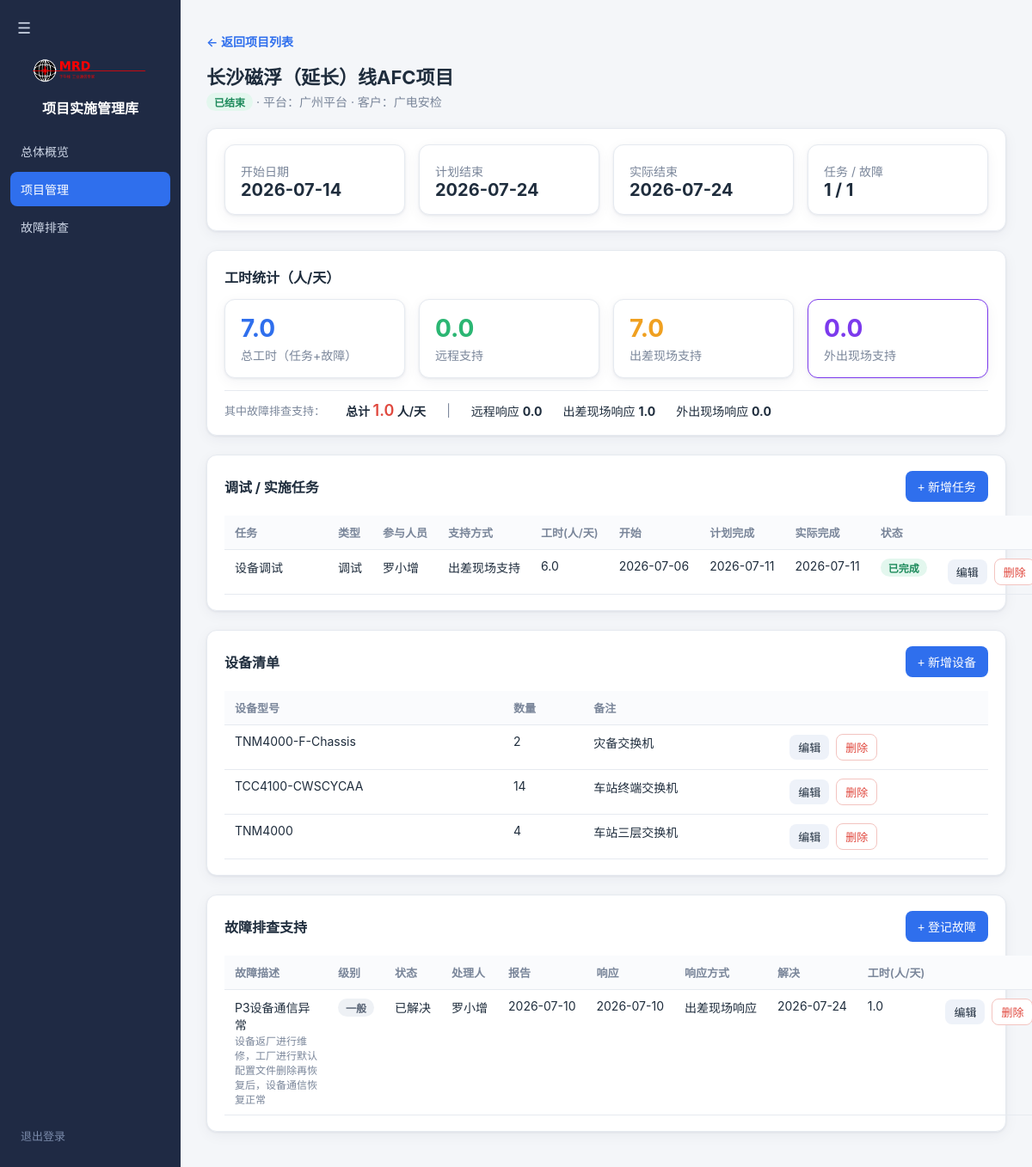
Screenshot of /project/3 (signed in) with the database file from the repository.
### tables this page shows
CREATE TABLE projects (
            id            INTEGER PRIMARY KEY AUTOINCREMENT,
            name          TEXT NOT NULL,
            customer      TEXT,
            manager       TEXT,
            platform      TEXT,
            status        TEXT NOT NULL DEFAULT '未开始',
            start_date    TEXT,
            plan_end_date TEXT,
            actual_end_date TEXT,
            description   TEXT,
            created_at    TEXT DEFAULT (datetime('now','localtime'))
        );

CREATE TABLE tasks (
            id            INTEGER PRIMARY KEY AUTOINCREMENT,
            project_id    INTEGER NOT NULL,
            title         TEXT NOT NULL,
            category      TEXT DEFAULT '实施',
            assignee      TEXT,
            start_date    TEXT,
            plan_end_date TEXT,
            actual_end_date TEXT,
            status        TEXT DEFAULT '待开始',
            note          TEXT,
            created_at    TEXT DEFAULT (datetime('now','localtime')), support_mode TEXT DEFAULT '远程支持', work_hours REAL DEFAULT 0,
            FOREIGN KEY (project_id) REFERENCES projects(id) ON DELETE CASCADE
        );

CREATE TABLE devices (
            id          INTEGER PRIMARY KEY AUTOINCREMENT,
            project_id  INTEGER NOT NULL,
            model       TEXT,
            quantity    INTEGER DEFAULT 0,
            note        TEXT,
            created_at  TEXT DEFAULT (datetime('now','localtime')),
            FOREIGN KEY (project_id) REFERENCES projects(id) ON DELETE CASCADE
        );

CREATE TABLE faults (
            id            INTEGER PRIMARY KEY AUTOINCREMENT,
            project_id    INTEGER NOT NULL,
            title         TEXT NOT NULL,
            severity      TEXT DEFAULT '一般',
            status        TEXT DEFAULT '待处理',
            handler       TEXT,
            reported_date TEXT,
            resolved_date TEXT,
            note          TEXT,
            created_at    TEXT DEFAULT (datetime('now','localtime')), work_hours REAL DEFAULT 0, response_date TEXT, response_mode TEXT DEFAULT '远程响应',
            FOREIGN KEY (project_id) REFERENCES projects(id) ON DELETE CASCADE
        );

### app.py (the view)
@app.route("/project/<int:pid>")
@login_required
def project_detail(pid):
    conn = get_db()
    cur = conn.cursor()
    proj = cur.execute("SELECT * FROM projects WHERE id = ?", (pid,)).fetchone()
    if not proj:
        conn.close()
        flash("项目不存在")
        return redirect(url_for("projects"))
    tasks = rows_to_dicts(cur.execute(
        "SELECT * FROM tasks WHERE project_id = ? ORDER BY plan_end_date ASC", (pid,)
    ).fetchall())
    faults = rows_to_dicts(cur.execute(
        "SELECT * FROM faults WHERE project_id = ? ORDER BY reported_date DESC", (pid,)
    ).fetchall())
    devices = rows_to_dicts(cur.execute(
        "SELECT * FROM devices WHERE project_id = ? ORDER BY id ASC", (pid,)
    ).fetchall())
    member_rows = cur.execute(
        """SELECT m.id AS mid, m.name FROM project_members pm
           JOIN members m ON pm.member_id = m.id WHERE pm.project_id = ? ORDER BY m.id""",
        (pid,),
    ).fetchall()
    proj_member_ids = [r["mid"] for r in member_rows]
    proj_members = [r["name"] for r in member_rows]
    members_all = [dict(r) for r in cur.execute("SELECT id, name FROM members ORDER BY id")]
    task_hours_total = cur.execute(
        "SELECT COALESCE(SUM(work_hours), 0) FROM tasks WHERE project_id = ?", (pid,)
    ).fetchone()[0]
    task_hours_remote = cur.execute(
        "SELECT COALESCE(SUM(work_hours), 0) FROM tasks WHERE project_id = ? AND support_mode = '远程支持'", (pid,)
    ).fetchone()[0]
    task_hours_onsite = cur.execute(
        "SELECT COALESCE(SUM(work_hours), 0) FROM tasks WHERE project_id = ? AND support_mode = '出差现场支持'", (pid,)
    ).fetchone()[0]
    task_hours_outside = cur.execute(
        "SELECT COALESCE(SUM(work_hours), 0) FROM tasks WHERE project_id = ? AND support_mode = '外出现场支持'", (pid,)
    ).fetchone()[0]
    fault_hours_total = cur.execute(
        "SELECT COALESCE(SUM(work_hours), 0) FROM faults WHERE project_id = ?", (pid,)
    ).fetchone()[0]
    fault_hours_remote = cur.execute(
        "SELECT COALESCE(SUM(work_hours), 0) FROM faults WHERE project_id = ? AND response_mode = '远程响应'", (pid,)
    ).fetchone()[0]
    fault_hours_onsite = cur.execute(
        "SELECT COALESCE(SUM(work_hours), 0) FROM faults WHERE project_id = ? AND response_mode = '出差现场响应'", (pid,)
    ).fetchone()[0]
    fault_hours_outside = cur.execute(
        "SELECT COALESCE(SUM(work_hours), 0) FROM faults WHERE project_id = ? AND response_mode = '外出现场响应'", (pid,)
    ).fetchone()[0]
    hours_total = task_hours_total + fault_hours_total
    hours_remote = task_hours_remote + fault_hours_remote
    hours_onsite = task_hours_onsite + fault_hours_onsite
    hours_outside = task_hours_outside + fault_hours_outside
    conn.close()
    return render_template(
        "project_detail.html",
        proj=proj,
        proj_member_ids=proj_member_ids,
        proj_members=proj_members,
        tasks=tasks,
        faults=faults,
        devices=devices,
        hours_total=hours_total,
        hours_remote=hours_remote,
        hours_onsite=hours_onsite,
        hours_outside=hours_outside,
        task_hours_total=task_hours_total,
        fault_hours_total=fault_hours_total,
        fault_hours_remote=fault_hours_remote,
        fault_hours_onsite=fault_hours_onsite,
        fault_hours_outside=fault_hours_outside,
        TASK_CATEGORY=TASK_CATEGORY,
        TASK_STATUS=TASK_STATUS,
        TASK_SUPPORT_MODE=TASK_SUPPORT_MODE,
        FAULT_SEVERITY=FAULT_SEVERITY,
        FAULT_STATUS=FAULT_STATUS,
        FAULT_RESPONSE_MODE=FAULT_RESPONSE_MODE,
        PLATFORM_OPTIONS=PLATFORM_OPTIONS,
        MEMBERS=members_all,
        today=today_str(),
    )

### app.py (called while the page is built)
def login_required(f):
    from functools import wraps
    @wraps(f)
    def decorated(*args, **kwargs):
        if not session.get("user"):
            return redirect(url_for("login"))
        return f(*args, **kwargs)
    return decorated

def get_db():
    conn = sqlite3.connect(DB_PATH)
    conn.row_factory = sqlite3.Row
    conn.execute("PRAGMA foreign_keys = ON")
    return conn

def today_str():
    return date.today().isoformat()

def fmt_date(s):
    return s if s else "—"

def rows_to_dicts(rows):
    return [dict(r) for r in rows]

### templates/project_detail.html (shortened to what this page needs)
{% extends "base.html" %}
{% set active = "projects" %}
{% macro status_tag(s) %}
  {% if s == '未开始' %}<span class="tag gray">未开始</span>
  {% elif s == '设计联络阶段' %}<span class="tag" style="background:#f3e8ff;color:#7c3aed;">设计联络阶段</span>
  {% elif s == '调试中' %}<span class="tag amber">调试中</span>
  {% elif s == '实施中' %}<span class="tag blue">实施中</span>
  {% elif s == '已结束' %}<span class="tag green">已结束</span>
  {% elif s == '售后中' %}<span class="tag blue">售后中</span>
  {% else %}<span class="tag gray">{{ s }}</span>
  {% endif %}
{% endmacro %}
{% macro task_status_tag(s) %}
  {% if s == '待开始' %}<span class="tag gray">待开始</span>
  {% elif s == '进行中' %}<span class="tag blue">进行中</span>
  {% elif s == '已完成' %}<span class="tag green">已完成</span>
  {% elif s == '阻塞' %}<span class="tag red">阻塞</span>
  {% else %}<span class="tag gray">{{ s }}</span>
  {% endif %}
{% endmacro %}
{% macro sev_tag(s) %}
  {% if s == '紧急' %}<span class="tag red">紧急</span>
  {% elif s == '严重' %}<span class="tag amber">严重</span>
  {% else %}<span class="tag gray">一般</span>
  {% endif %}
{% endmacro %}
{% block content %}
  <p><a class="row-link" href="{{ url_for('projects') }}">← 返回项目列表</a></p>
  <h1>{{ proj.name }}</h1>
  <p class="sub">
    {{ status_tag(proj.status) }}
    {% if proj.platform %} · 平台：{{ proj.platform }}{% endif %}
    {% if proj.customer %} · 客户：{{ proj.customer }}{% endif %}
  </p>
  <div class="panel">
    <div class="grid cards-4">
      <div class="stat"><div class="l">开始日期</div><div class="n" style="font-size:20px;">{{ fmtDate(proj.start_date) }}</div></div>
      <div class="stat"><div class="l">计划结束</div><div class="n" style="font-size:20px;">{{ fmtDate(proj.plan_end_date) }}</div></div>
      <div class="stat"><div class="l">实际结束</div><div class="n" style="font-size:20px;">{{ fmtDate(proj.actual_end_date) }}</div></div>
      <div class="stat"><div class="l">任务 / 故障</div><div class="n" style="font-size:20px;">{{ tasks|length }} / {{ faults|length }}</div></div>
    </div>
  </div>
  <div class="panel">
    <h2>工时统计（人/天）</h2>
    <div class="grid cards-4">
      <div class="stat brand"><div class="n">{{ "%.1f"|format(hours_total) }}</div><div class="l">总工时（任务+故障）</div></div>
      <div class="stat ok"><div class="n">{{ "%.1f"|format(hours_remote) }}</div><div class="l">远程支持</div></div>
      <div class="stat warn"><div class="n">{{ "%.1f"|format(hours_onsite) }}</div><div class="l">出差现场支持</div></div>
      <div class="stat" style="border-color:#7c3aed;"><div class="n" style="color:#7c3aed;">{{ "%.1f"|format(hours_outside) }}</div><div class="l">外出现场支持</div></div>
    </div>
    <div style="margin-top: 14px; padding-top: 12px; border-top: 1px solid var(--line); display: flex; gap: 24px; flex-wrap: wrap; align-items: center;">
      <span style="color: var(--muted); font-size: 13px;">其中故障排查支持：</span>
      <span style="font-weight: 600;">总计 <span style="color: var(--bad); font-size: 18px;">{{ "%.1f"|format(fault_hours_total) }}</span> 人/天</span>
      <span style="color: var(--muted);">|</span>
      <span>远程响应 <b>{{ "%.1f"|format(fault_hours_remote) }}</b></span>
      <span>出差现场响应 <b>{{ "%.1f"|format(fault_hours_onsite) }}</b></span>
      <span>外出现场响应 <b>{{ "%.1f"|format(fault_hours_outside) }}</b></span>
    </div>
  </div>
  <div class="panel">
    <div class="toolbar">
      <h2 style="margin:0;">调试 / 实施任务</h2>
      <button class="btn" onclick="newTask()">+ 新增任务</button>
    </div>
    <table>
      <tr><th>任务</th><th>类型</th><th>参与人员</th><th>支持方式</th><th>工时(人/天)</th><th>开始</th><th>计划完成</th><th>实际完成</th><th>状态</th><th></th></tr>
      {% for t in tasks %}
      <tr>
        <td class="note-cell">{{ t.title }}<br></td>
        <td>{{ t.category }}</td>
        <td>{{ t.assignee or '—' }}</td>
        <td>{{ t.support_mode or '远程支持' }}</td>
        <td>{{ "%.1f"|format(t.work_hours or 0) if t.work_hours else '—' }}</td>
        <td>{{ fmtDate(t.start_date) }}</td>
        <td>{{ fmtDate(t.plan_end_date) }}</td>
        <td>{{ fmtDate(t.actual_end_date) }}</td>
        <td>{{ task_status_tag(t.status) }}</td>
        <td class="actions">
          <button class="btn ghost sm" onclick="editTask({{ t.id }})">编辑</button>
          <button class="btn danger sm" onclick="delTask({{ t.id }})">删除</button>
        </td>
      </tr>
      {% else %}
      <tr><td colspan="10"><div class="empty">暂无任务</div></td></tr>
      {% endfor %}
    </table>
  </div>
  <div class="panel">
    <div class="toolbar">
      <h2 style="margin:0;">设备清单</h2>
      <button class="btn" onclick="newDevice()">+ 新增设备</button>
    </div>
    <table>
      <tr><th>设备型号</th><th>数量</th><th>备注</th><th></th></tr>
      {% for dv in devices %}
      <tr>
        <td>{{ dv.model }}</td>
        <td>{{ dv.quantity }}</td>
        <td class="note-cell">{{ dv.note or '—' }}</td>
        <td class="actions">
          <button class="btn ghost sm" onclick="editDevice({{ dv.id }})">编辑</button>
          <button class="btn danger sm" onclick="delDevice({{ dv.id }})">删除</button>
        </td>
      </tr>
      {% else %}
      <tr><td colspan="4"><div class="empty">暂无设备清单，点击右上角「新增设备」登记本项目所用设备</div></td></tr>
      {% endfor %}
    </table>
  </div>
  <div class="panel">
    <div class="toolbar">
      <h2 style="margin:0;">故障排查支持</h2>
      <button class="btn" onclick="newFault()">+ 登记故障</button>
    </div>
    <table>
      <tr><th>故障描述</th><th>级别</th><th>状态</th><th>处理人</th><th>报告</th><th>响应</th><th>响应方式</th><th>解决</th><th>工时(人/天)</th><th></th></tr>
      {% for f in faults %}
      <tr>
        <td class="note-cell">{{ f.title }}<br><span class="muted" style="font-size:12px;">{{ f.note or '' }}</span></td>
        <td>{{ sev_tag(f.severity) }}</td>
        <td>{{ f.status }}</td>
        <td>{{ f.handler or '—' }}</td>
        <td>{{ fmtDate(f.reported_date) }}</td>
        <td>{{ fmtDate(f.response_date) }}</td>
        <td>{{ f.response_mode or '—' }}</td>
        <td>{{ fmtDate(f.resolved_date) }}</td>
        <td>{{ "%.1f"|format(f.work_hours or 0) if f.work_hours else '—' }}</td>
        <td class="actions">
          <button class="btn ghost sm" onclick="editFault({{ f.id }})">编辑</button>
          <button class="btn danger sm" onclick="delFault({{ f.id }})">删除</button>
        </td>
      </tr>
      {% else %}
      <tr><td colspan="10"><div class="empty">暂无售后故障记录</div></td></tr>
      {% endfor %}
    </table>
  </div>
{% endblock %}

### templates/base.html (style rules this page uses)
:root { --bg: #f4f6f9; --panel: #ffffff; --ink: #1f2d3d; --muted: #7a869a; --line: #e6eaf0; --brand: #2f6fed; --brand-d: #2257c4; --ok: #2bb673; --warn: #f0a020; --bad: #e0483e; --shadow: 0 1px 3px rgba(20,40,80,.08), 0 4px 16px rgba(20,40,80,.05); }
* { box-sizing: border-box; }
body { margin: 0; font-family: -apple-system, "Segoe UI", "PingFang SC", "Microsoft YaHei", sans-serif; background: var(--bg); color: var(--ink); font-size: 14px; }
h1 { font-size: 22px; margin: 0 0 4px; }
.sub { color: var(--muted); margin: 0 0 20px; }
.panel { background: var(--panel); border: 1px solid var(--line); border-radius: 12px; box-shadow: var(--shadow); padding: 18px 20px; margin-bottom: 22px; }
.panel h2 { font-size: 16px; margin: 0 0 14px; }
.grid { display: grid; gap: 16px; }
.cards-4 { grid-template-columns: repeat(4, 1fr); }
.stat { background: var(--panel); border: 1px solid var(--line); border-radius: 12px; padding: 16px 18px; box-shadow: var(--shadow); }
.stat .n { font-size: 28px; font-weight: 700; }
.stat .l { color: var(--muted); margin-top: 4px; }
.stat.brand .n { color: var(--brand); }
.stat.ok .n { color: var(--ok); }
.stat.warn .n { color: var(--warn); }
table { width: 100%; border-collapse: collapse; }
th, td { text-align: left; padding: 10px 12px; border-bottom: 1px solid var(--line); vertical-align: top; white-space: nowrap; }
td.note-cell { white-space: normal; min-width: 120px; max-width: 300px; }
th { color: var(--muted); font-weight: 600; font-size: 13px; background: #fafbfd; }
.toolbar { display: flex; gap: 10px; flex-wrap: wrap; align-items: center; margin-bottom: 16px; }
.btn { display: inline-flex; align-items: center; gap: 6px; cursor: pointer; border: none; background: var(--brand); color: #fff; padding: 8px 14px; border-radius: 8px; font-size: 14px; text-decoration: none; }
.btn.ghost { background: #eef2f9; color: var(--ink); }
.btn.sm { padding: 5px 10px; font-size: 13px; }
.btn.danger { background: #fff; color: var(--bad); border: 1px solid #f3c4c0; }
.tag { display: inline-block; padding: 2px 9px; border-radius: 999px; font-size: 12px; font-weight: 600; white-space: nowrap; }
.tag.green { background: #e3f7ee; color: #1d8a5b; }
.tag.gray { background: #eef1f5; color: #5a6577; }
.muted { color: var(--muted); }
.row-link { color: var(--brand); text-decoration: none; font-weight: 600; }
.actions a, .actions button { margin-right: 4px; }

### rows the page displays
projects: name "长沙磁浮（延长）线AFC项目", platform "广州平台", customer "广电安检", start_date "2026-07-14", plan_end_date "2026-07-24", actual_end_date "2026-07-24"
tasks: title "设备调试", category "调试", assignee "罗小增", support_mode "出差现场支持", work_hours "6.0", start_date "2026-07-06", plan_end_date "2026-07-11", actual_end_date "2026-07-11", status "已完成"
devices: model "TNM4000-F-Chassis", quantity "2", note "灾备交换机"
devices: model "TCC4100-CWSCYCAA", quantity "14", note "车站终端交换机"
devices: model "TNM4000", quantity "4", note "车站三层交换机"
faults: title "P3设备通信异常", note "设备返厂进行维修，工厂进行默认配置文件删除再恢复后，设备通信恢复正常", severity "一般", status "已解决", handler "罗小增", reported_date "2026-07-10", response_date "2026-07-10", response_mode "出差现场响应", resolved_date "2026-07-24", work_hours "1.0"

### other values shown
{{ tasks|length }} "1"
{{ faults|length }} "1"
{{ "%.1f"|format(hours_total) }} "7.0"
{{ "%.1f"|format(hours_remote) }} "0.0"
{{ "%.1f"|format(hours_onsite) }} "7.0"
{{ "%.1f"|format(hours_outside) }} "0.0"
{{ "%.1f"|format(fault_hours_total) }} "1.0"
{{ "%.1f"|format(fault_hours_remote) }} "0.0"
{{ "%.1f"|format(fault_hours_onsite) }} "1.0"
{{ "%.1f"|format(fault_hours_outside) }} "0.0"
